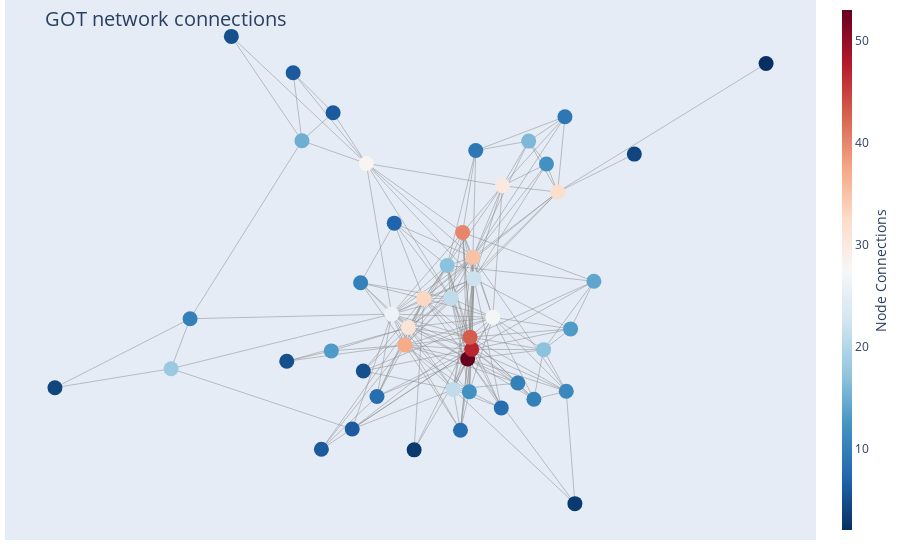

Notebook code cell kept with this figure:
### Markdown cell above
### **Book 2**

### Code cell
draw_plotly_network_graph(Graph_obj = G2, filter = "Yes", filter_nodesbydegree = 50)

### Figure 1 — Plotly figure (JSON) as saved in the notebook; plotly's stock layout.template omitted (floating-point values rounded to 4 significant figures; data arrays with more than 128 entries replaced by an {"elided": "..."} marker saying what was removed)
{"data": [{"hoverinfo": "none", "line": {"color": "#888", "width": 0.5}, "mode": "lines", "type": "scatter", "x": {"elided": "672 float values"}, "y": {"elided": "672 float values"}}, {"hoverinfo": "text", "marker": {"color": [53, 6, 15, 28, 6, 40, 32, 26, 22, 21, 9, 18, 10, 30, 13, 31, 37, 8, 47, 43, 14, 13, 9, 17, 17, 35, 27, 11, 4, 33, 2, 6, 21, 16, 10, 12, 10, 7, 10, 8, 3, 5, 12, 8, 5, 5, 4, 3, 6], "colorbar": {"thickness": 10, "title": {"side": "right", "text": "Node Connections"}, "xanchor": "left"}, "colorscale": [[0, "rgb(103,0,31)"], [0.1, "rgb(178,24,43)"], [0.2, "rgb(214,96,77)"], [0.3, "rgb(244,165,130)"], [0.4, "rgb(253,219,199)"], [0.5, "rgb(247,247,247)"], [0.6, "rgb(209,229,240)"], [0.7, "rgb(146,197,222)"], [0.8, "rgb(67,147,195)"], [0.9, "rgb(33,102,172)"], [1, "rgb(5,48,97)"]], "line": {"width": 0}, "reversescale": true, "showscale": true, "size": 15}, "mode": "markers", "text": ["Tyrion-Lannister<br /># of connections: 53", "Aemon-Targaryen-(Maester-Aemon)<br /># of connections: 6", "Jeor-Mormont<br /># of connections: 15", "Jon-Snow<br /># of connections: 28", "Samwell-Tarly<br /># of connections: 6", "Arya-Stark<br /># of connections: 40", "Theon-Greyjoy<br /># of connections: 32", "Robert-Baratheon<br /># of connections: 26", "Eddard-Stark<br /># of connections: 22", "Jaime-Lannister<br /># of connections: 21", "Ramsay-Snow<br /># of connections: 9", "Daenerys-Targaryen<br /># of connections: 18", "Jorah-Mormont<br /># of connections: 10", "Bran-Stark<br /># of connections: 30", "Davos-Seaworth<br /># of connections: 13", "Renly-Baratheon<br /># of connections: 31", "Stannis-Baratheon<br /># of connections: 37", "Janos-Slynt<br /># of connections: 8", "Joffrey-Baratheon<br /># of connections: 47", "Cersei-Lannister<br /># of connections: 43", "Gregor-Clegane<br /># of connections: 14", "Ilyn-Payne<br /># of connections: 13", "Roose-Bolton<br /># of connections: 9", "Sandor-Clegane<br /># of connections: 17", "Tywin-Lannister<br /># of connections: 17", "Robb-Stark<br /># of connections: 35", "Sansa-Stark<br /># of connections: 27", "Myrcella-Baratheon<br /># of connections: 11", "Asha-Greyjoy<br /># of connections: 4", "Catelyn-Stark<br /># of connections: 33", "Victarion-Greyjoy<br /># of connections: 2", "Barristan-Selmy<br /># of connections: 6", "Varys<br /># of connections: 21", "Rodrik-Cassel<br /># of connections: 16", "Tommen-Baratheon<br /># of connections: 10", "Luwin<br /># of connections: 12", "Brienne-of-Tarth<br /># of connections: 10", "Edmure-Tully<br /># of connections: 7", "Bronn<br /># of connections: 10", "Loras-Tyrell<br /># of connections: 8", "Lysa-Arryn<br /># of connections: 3", "Margaery-Tyrell<br /># of connections: 5", "Petyr-Baelish<br /># of connections: 12", "Pycelle<br /># of connections: 8", "Mance-Rayder<br /># of connections: 5", "Melisandre<br /># of connections: 5", "Drogo<br /># of connections: 4", "Doran-Martell<br /># of connections: 3", "Mace-Tyrell<br /># of connections: 6"], "type": "scatter", "x": [0.08427, -0.3742, -0.351, -0.182, -0.2692, 0.07116, 0.3207, -0.1153, 0.1011, 0.04095, 0.3399, -0.6948, -0.645, 0.1756, -0.274, -0.07151, -0.08063, 0.1725, 0.09505, 0.09057, 0.416, 0.3547, 0.1055, 0.2837, 0.03053, 0.09804, 0.1502, 0.3433, 0.5221, -0.03102, 0.8682, -0.219, 0.0464, 0.2446, 0.2583, 0.2913, -0.197, -0.1086, 0.216, -0.1539, -0.05633, -0.1899, 0.08879, 0.06538, -0.5366, -0.391, -1.0, 0.366, -0.3], "y": [-0.1944, 0.6388, 0.4409, 0.3747, 0.5224, 0.1741, 0.2916, -0.06365, 0.03955, -0.01714, 0.5108, -0.2226, -0.07712, 0.3098, -0.1708, -0.1024, -0.1538, -0.3367, -0.1662, -0.1307, 0.03184, -0.1068, 0.4124, -0.1671, 0.07785, 0.1018, -0.07302, -0.2882, 0.402, -0.01869, 0.6655, -0.3983, -0.283, 0.4399, -0.3115, 0.3731, 0.02772, 0.201, -0.2642, -0.3034, -0.4587, -0.2292, -0.2896, -0.4019, 0.7446, -0.201, -0.2779, -0.6153, -0.457]}], "layout": {"annotations": [{"showarrow": false, "text": "", "xref": "paper", "yref": "paper"}], "hovermode": "closest", "margin": {"b": 20, "l": 5, "r": 5, "t": 0}, "showlegend": false, "title": {"font": {"size": 20}, "text": "<br>GOT network connections"}, "xaxis": {"showgrid": false, "showticklabels": false, "zeroline": false}, "yaxis": {"showgrid": false, "showticklabels": false, "zeroline": false}}}
